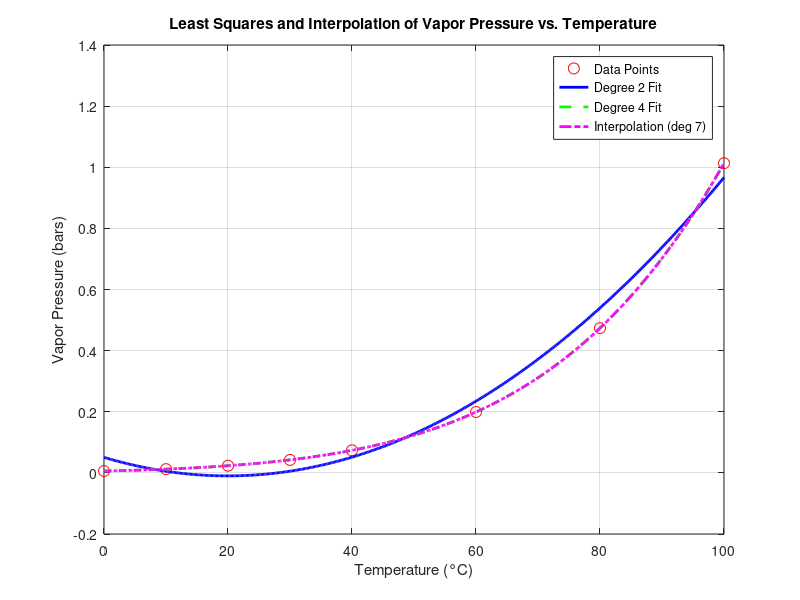

MATLAB code for this plot:
%Problem 2
T = [0 10 20 30 40 60 80 100];
P = [0.0061 0.0123 0.0234 0.0424 0.0738 0.1992 0.4736 1.0133];
true_P_45 = 0.095848;

% Fit polynomials
deg1 = 2;
deg2 = 4;

poly1 = polyfit(T, P, deg1);
poly2 = polyfit(T, P, deg2);

% Evaluate at T = 45
T_eval = 45;
P1_45 = polyval(poly1, T_eval);
P2_45 = polyval(poly2, T_eval);

% Errors
err1 = abs(P1_45 - true_P_45);
err2 = abs(P2_45 - true_P_45);

% Display results
fprintf('Degree %d polynomial at T=45: %.6f, Error: %.6f\n', deg1, P1_45, err1);
fprintf('Degree %d polynomial at T=45: %.6f, Error: %.6f\n', deg2, P2_45, err2);

% Interpolation polynomial (degree 7)
interp_poly = polyfit(T, P, length(T)-1);

% Plotting range
T_fine = linspace(0, 100, 500);

% Evaluate all polynomials
P1_vals = polyval(poly1, T_fine);
P2_vals = polyval(poly2, T_fine);
P_interp_vals = polyval(interp_poly, T_fine);

% Plot
figure;
plot(T, P, 'ro', 'MarkerSize', 8, 'DisplayName', 'Data Points');
hold on;
plot(T_fine, P1_vals, 'b-', 'LineWidth', 2, 'DisplayName', sprintf('Degree %d Fit', deg1));
plot(T_fine, P2_vals, 'g--', 'LineWidth', 2, 'DisplayName', sprintf('Degree %d Fit', deg2));
plot(T_fine, P_interp_vals, 'm-.', 'LineWidth', 2, 'DisplayName', 'Interpolation (deg 7)');

xlabel('Temperature (°C)');
ylabel('Vapor Pressure (bars)');
title('Least Squares and Interpolation of Vapor Pressure vs. Temperature');
legend('show');
grid on;